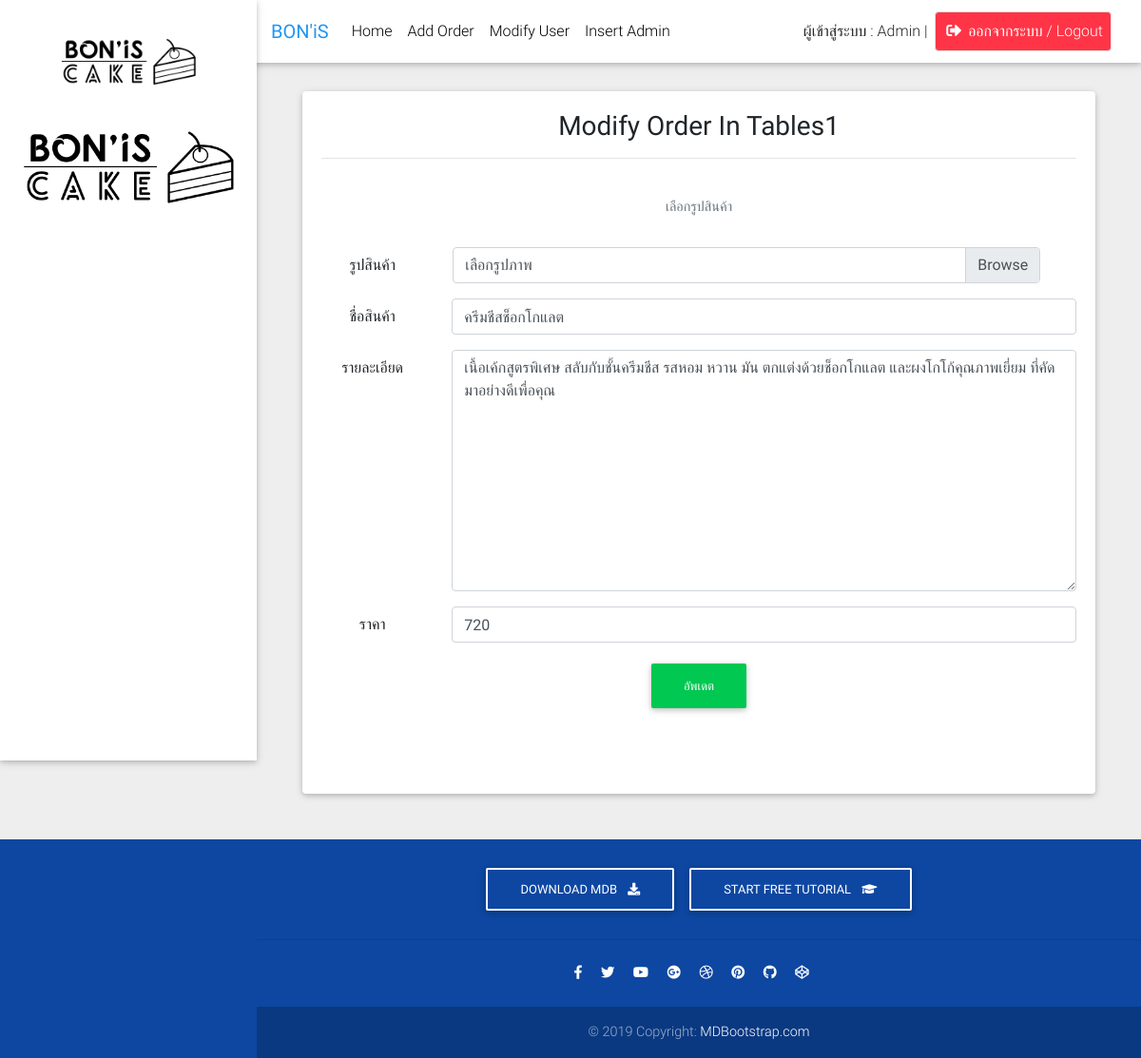
Screenshot of /Admin/change_order.php?p_id=1 with the database file from the repository.
### tables this page shows
CREATE TABLE `product` (
  `p_id` int(11) NOT NULL,
  `p_name` varchar(255) NOT NULL,
  `p_img` varchar(255) NOT NULL,
  `p_detail` varchar(255) NOT NULL,
  `p_price` int(11) NOT NULL
);

### Admin/change_order.php (the view, shortened to what this page needs)
<!DOCTYPE html>
<html lang="en">
<head>
    <link rel="stylesheet" href="https://use.fontawesome.com/releases/v5.11.2/css/all.css">
    <link href="css/bootstrap.min.css" rel="stylesheet">
    <link href="css/mdb.min.css" rel="stylesheet">
    <link href="css/style.min.css" rel="stylesheet">
</head>
<body class="grey lighten-3">
    <?php include('Component/header.php') ?>
    <div class="card mb-5 row wow fadeIn">
        <div class="card-body text-center">
            <h3>Modify Order In Tables1</h3>
            <hr>
            <?php
            include('../php/connect.php');
            if (isset($_GET['p_id'])) {
                $strPID = $_GET["p_id"];
            }
            $sql = "SELECT * FROM product WHERE p_id = '$strPID' ";
            $stmt = $conn->query($sql);
            $result = $stmt->fetch(PDO::FETCH_ASSOC);
            ?>
            <form method="post" action="php/change_order_db.php?p_id=<?php echo $_GET['p_id'] ?>" enctype="multipart/form-data">
                <div class="form-group row">
                    <figure class="figure mx-auto">
                        <figcaption class="figure-caption">เลือกรูปสินค้า</figcaption>
                    </figure>
                </div>
                <div class="form-group row">
                    <label for="fileUpload" class="col-sm-2 col-form-label">รูปสินค้า</label>
                    <div class="custom-file col-sm-9 ml-3">
                        <label class="custom-file-label text-left" for="fileUpload">เลือกรูปภาพ</label>
                    </div>
                </div>
                <div class="form-group row">
                    <label for="p_name" class="col-sm-2 col-form-label">ชื่อสินค้า</label>
                    <div class="col-sm-10">
                        <input type="text" class="form-control" id="p_name" name="p_name" value="<?php echo $result['p_name'] ?>">
                    </div>
                </div>
                <div class="form-group row">
                    <label for="username" class="col-sm-2 col-form-label">รายละเอียด</label>
                    <div class="col-sm-10">
                        <textarea class="form-control" id="p_detail" name="p_detail" cols="30" rows="10" required><?php echo $result['p_detail'] ?></textarea>
                    </div>
                </div>
                <div class="form-group row">
                    <label for="username" class="col-sm-2 col-form-label">ราคา</label>
                    <div class="col-sm-10">
                        <input type="textarea" class="form-control" id="p_price" name="p_price" value="<?php echo $result['p_price'] ?>">
                    </div>
                </div>
                <div class="form-group">
                    <button type="submit" name="update" id="update" class="btn btn-success">อัพเดต</button>
                </div>
        </div>
    </div>
    <?php include('Component/footer.php'); ?>
</body>
</html>

### rows the page displays
product: p_name "ครีมชีสช็อกโกแลต", p_detail "เนื้อเค้กสูตรพิเศษ สลับกับชั้นครีมชีส รสหอม หวาน มัน ตกแต่งด้วยช็อกโกแลต และผงโกโก้คุณภาพเยี่ยม ที่คัดมาอย่างดีเพื่อคุณ", p_price "720"
